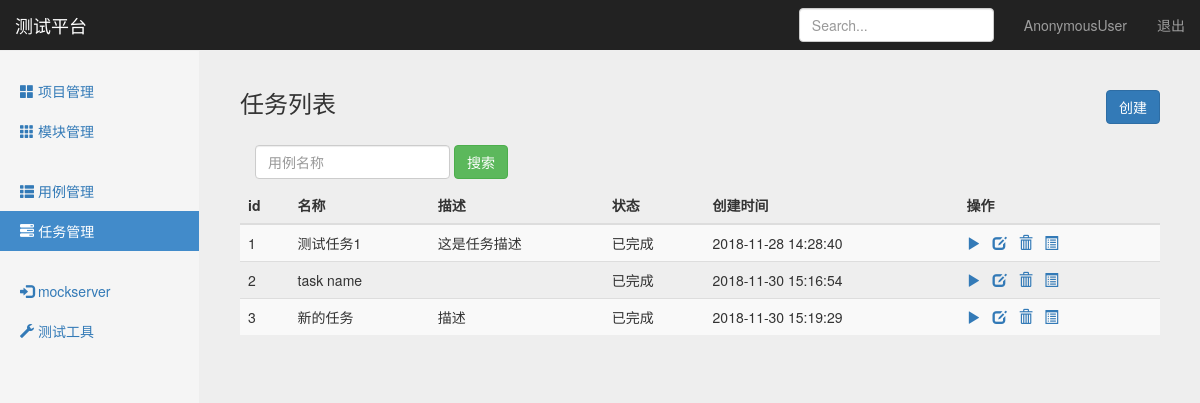
Page /interface/task_manage/ on the earlier database version.
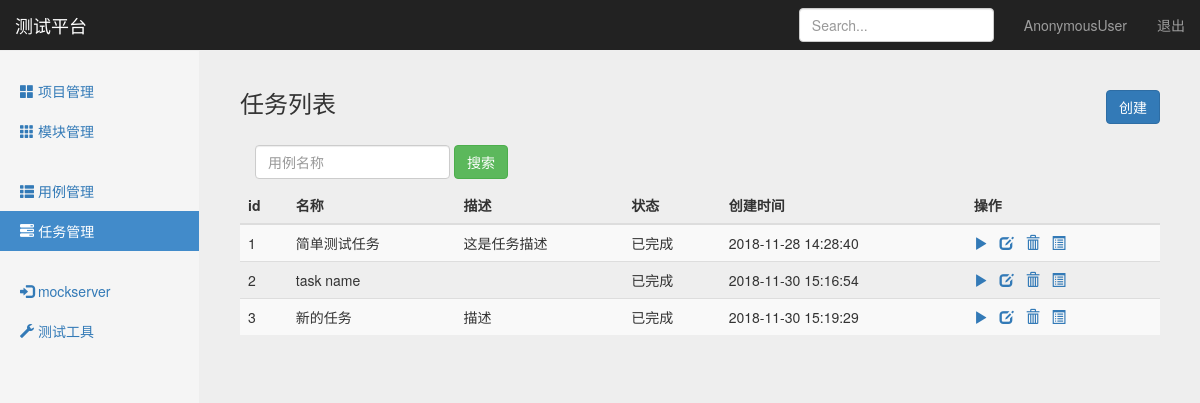
Same page on the later database version.
### interface_app/models.py (models this page shows, shortened)
class TestTask(models.Model):
    name = models.CharField("名称", max_length=100, blank=False, default="")
    describe = models.TextField("描述", default="")
    status = models.IntegerField("状态：", default=0)  # 未执行、执行中、执行完成、排队中
    cases = models.TextField("关联用例", default="")
    create_time = models.DateTimeField("创建时间", auto_now_add=True)

### interface_app/views/testtask_view.py (the view)
# urls.py: path('task_manage/', testtask_view.task_manage),
def task_manage(request):
    task_list = TestTask.objects.all()
    if request.method == "GET":
        return render(request, "task_manage.html", {
            "type": "list",
            "testtasks": task_list,
        })
    else:
        return HttpResponse("404")

### templates/task_manage.html (shortened to what this page needs)
{% extends "base.html" %}
{% block content %}
<nav class="navbar navbar-inverse navbar-fixed-top">
	<div class="container-fluid">
		<div class="navbar-header">
			<a class="navbar-brand" href="#">测试平台</a>
		</div>
		<div id="navbar" class="navbar-collapse collapse">
			<ul class="nav navbar-nav navbar-right">
				<li><a href="#">{{ user }}</a></li>
				<li><a href="/logout/">退出</a></li>
			</ul>
			<form class="navbar-form navbar-right">
				<input type="text" class="form-control" placeholder="Search...">
			</form>
		</div>
	</div>
</nav>
<div class="container-fluid">
	<div class="row">
		<div class="col-sm-3 col-md-2 sidebar">
			<ul class="nav nav-sidebar">
				<li><a href="/manage/project_manage/">
						<span class="glyphicon glyphicon-th-large"></span> 项目管理</a>
				</li>
				<li><a href="/manage/module_manage/">
						<span class="glyphicon glyphicon-th"></span> 模块管理</a>
				</li>
			</ul>
			<ul class="nav nav-sidebar">
				<li><a href="/interface/case_manage/">
						<span class="glyphicon glyphicon-th-list"></span> 用例管理</a>
				</li>
				<li class="active"><a href="/interface/task_manage/">
						<span class="glyphicon glyphicon-tasks"></span> 任务管理</a>
				</li>
			</ul>
			<ul class="nav nav-sidebar">
				<li><a href="#">
						<span class="glyphicon glyphicon-log-in"></span> mockserver</a>
				</li>
				<li><a href="#">
						<span class="glyphicon glyphicon-wrench"></span> 测试工具</a>
				</li>
			</ul>
		</div>
		{% if type == 'list'%}
		<div class="col-sm-9 col-sm-offset-3 col-md-10 col-md-offset-2 main">
			<h3 class="sub-header">任务列表
				<button type="button" class="btn btn-primary" style="float: right;" onclick="window.location.href='/interface/add_task/'">创建</button>
			</h3>
			<div class="table-responsive">
				<form class="navbar-form" method="get" action="/interface/search_case_name/">
					<div class="form-group">
						<input name="case_name" type="text" placeholder="用例名称" class="form-control">
					</div>
					<button type="submit" class="btn btn-success">搜索</button>
				</form>
				<table class="table table-striped">
					<thead>
						<tr>
							<th>id</th>
							<th>名称</th>
							<th>描述</th>
							<th>状态</th>
							<th>创建时间</th>
							<th>操作</th>
						</tr>
					</thead>
					<tbody>
						{% for task in testtasks %}
						<tr>
							<td>{{ task.id }}</td>
							<td>{{ task.name }}</td>
							<td>{{ task.describe }}</td>
							{% if task.status == 2 %}
							<td>已完成</td>
							{% endif %}
							<td>{{ task.create_time | date:"Y-m-d H:i:s" }}</td>
							<td>
								<a href="#" onclick="RunTask('{{task.id}}')" style="margin-right: 8px;">
									<span class="glyphicon glyphicon-play"></span>
								</a>
								<a href="/interface/edit_task/{{task.id}}/" style="margin-right: 8px;">
									<span class="glyphicon glyphicon-edit"></span>
								</a>
								<a href="#" onclick="DeleteTask('{{task.id}}')" style="margin-right: 8px;">
									<span class="glyphicon glyphicon-trash"></span>
								</a>
								<a href="/interface/task_result_list/{{task.id}}/" style="margin-right: 8px;">
									<span class="glyphicon glyphicon-list-alt"></span>
								</a>
							</td>
						</tr>
						{% endfor %}
					</tbody>
				</table>
			</div>
		</div>
		{% endif %}
	</div>
</div>
{% endblock %}

Differences in the rows shown:
changed TestTask "这是任务描述": name "测试任务1" → "简单测试任务"
